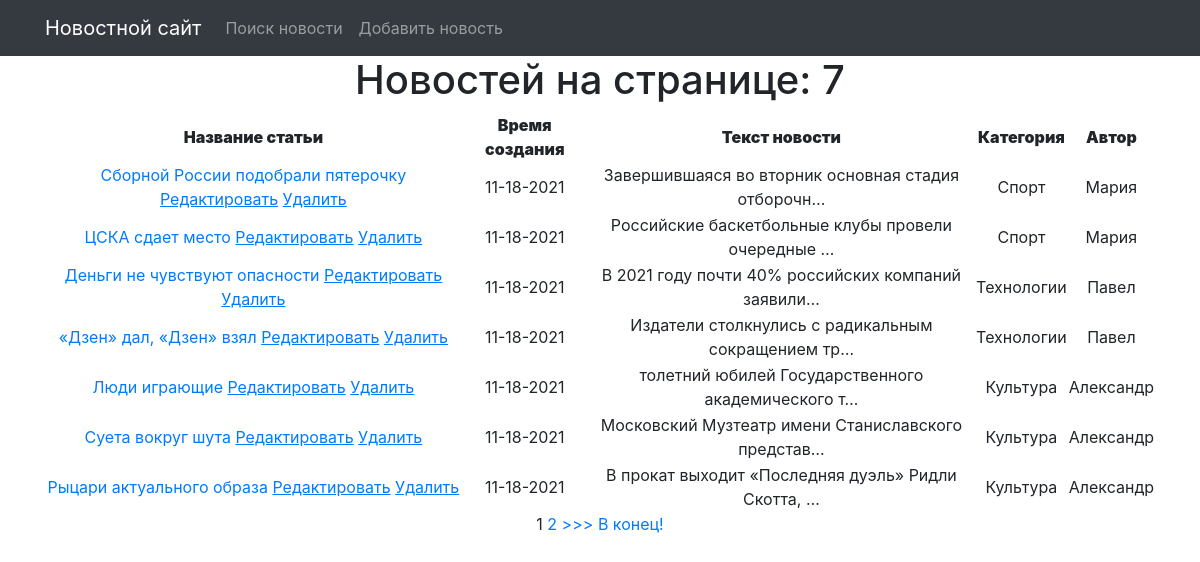
Page /news/ on the committed database.
### newsapp/models.py (models this page shows, shortened)
class News(models.Model):
    news_author = models.ForeignKey(Author, on_delete=models.CASCADE)
    news_create_time = models.DateTimeField(auto_now_add=True)
    news_text = models.TextField(default="None")
    name = models.CharField( max_length=100, unique=True)
    category = models.ForeignKey(
        to='Category',
        on_delete=models.CASCADE,
        related_name='all_news',
    )

class Category(models.Model):
    name = models.CharField(max_length=100, unique=True)

class Author(models.Model):
    author_user = models.OneToOneField(User, on_delete = models.CASCADE)
    author_rate = models.IntegerField(default=0)

### newsapp/views.py (the view, shortened to what this page needs)
# urls.py: path('', NewsList.as_view()),
class NewsList(ListView):
    model = News  # указываем модель
    template_name = 'news.html'  # указываем имя шаблона
    context_object_name = 'all_news'  # это имя списка
    ordering = ['-news_create_time']
    paginate_by = 7  # поставим постраничный вывод
    form_class = NewsForm  # добавляем форм класс, чтобы получать доступ к форме через метод POST
    def get_context_data(self, **kwargs):
        context = super().get_context_data(**kwargs)
        context['filter'] = NewsFilter(self.request.GET, queryset=self.get_queryset())
        context['categories'] = Category.objects.all()
        context['form'] = NewsForm()
        return context

### newsapp/templatetags/custom_filters.py (called while the page is built)
@register.filter(name='cenzor')
def censor(value):
    for word in censor_list:
        value = value.replace(word, '***') # замены слова на ***
    return value

### templates/news.html (shortened to what this page needs)
{% extends 'flatpages/default.html' %}
{% load custom_filters %}
{% block content %}
    <h1>Новостей на странице: {{ all_news|length }}</h1>
    {% if all_news %}
        <table>
        <thead>
            <th>
              <b> Название статьи </b>
            </th>
            <th>
               <b> Время создания </b>
            </th>
            <th>
                <b> Текст новости </b>
            </th>
            <th>
               <b> Категория </b>
            </th>
            <th>
               <b> Автор </b>
            </th>
        </thead>
            {% for news in all_news %}
            <tr>
            <td>
                <a href="{% url 'news_detail' news.id %}">{{ news.name|cenzor }}</a>
                <a href="{% url 'news_create' news.id %}"><u>Редактировать</u></a>
                <a href="{% url 'news_delete' news.id %}"><u> Удалить </u></a>
            </td>
            <td>
               {{ news.news_create_time|date:'m-d-Y' }}
            </td>
            <td>
               {{ news.news_text|cenzor|truncatechars:50 }}
            </td>
             <td>
               {{ news.category.name }}
            </td>
            <td>
              {{ news.news_author.author_user.username }}
            </td>
            </tr>
        {% endfor %}
        </table>
      {% if is_paginated %}
            {% for num in page_obj.paginator.page_range %}
                {% if page_obj.number == num %}
                    <a>{{ num }}</a>
                {% elif num > page_obj.number|add:'-2' and num < page_obj.number|add:'2' %}
                    <a href="?page={{ num }}">{{ num }}</a>
                {% endif %}
            {% endfor %}
            {% if page_obj.has_next %}
                <a href="?page={{ page_obj.next_page_number }}">>>></a>
                <a href="?page={{ page_obj.paginator.num_pages }}">В конец!</a>
            {% endif %}
        {% endif %}
    {% endif %}
{% endblock content %}

### templates/flatpages/default.html (shortened to what this page needs)
{% load static %}
<!DOCTYPE html>
<html lang="en">
<head>
  <link href="{% static 'vendor/bootstrap/css/bootstrap.min.css' %}" rel="stylesheet">
</head>
<body>
  <nav class="navbar navbar-expand-lg navbar-dark bg-dark static-top">
    <div class="container">
                <a class="navbar-brand" href="/news/">Новостной сайт</a>
                <div class="collapse navbar-collapse" id="navbarSupportedContent">
                           <ul class="navbar-nav ms-auto mb-2 mb-lg-0">
                               <li class="nav-item">
                                    <a class="nav-link" href="/news/search/">Поиск новости</a>
                               </li>
                                <li class="nav-item">
                                    <a class="nav-link" href="/news/create/">Добавить новость</a>
                               </li>
                            </ul>
                </div>
            </div>
  </nav>
  <div class="container">
    <div class="row">
      <div class="col-lg-12 text-center">
       {% block content %}{% endblock content %}
      </div>
    </div>
  </div>
</body>
</html>

### rows in the picture
News: name|cenzor "Сборной России подобрали пятерочку", news_create_time "11-18-2021", news_text|cenzor "Завершившаяся во вторник основная стадия отборочн…", category.name "Спорт", news_author.author_user.username "Мария"
News: name|cenzor "ЦСКА сдает место", news_create_time "11-18-2021", news_text|cenzor "Российские баскетбольные клубы провели очередные …", category.name "Спорт", news_author.author_user.username "Мария"
News: name|cenzor "Деньги не чувствуют опасности", news_create_time "11-18-2021", news_text|cenzor "В 2021 году почти 40% российских компаний заявили…", category.name "Технологии", news_author.author_user.username "Павел"
News: name|cenzor "«Дзен» дал, «Дзен» взял", news_create_time "11-18-2021", news_text|cenzor "Издатели столкнулись с радикальным сокращением тр…", category.name "Технологии", news_author.author_user.username "Павел"
News: name|cenzor "Люди играющие", news_create_time "11-18-2021", news_text|cenzor "толетний юбилей Государственного академического т…", category.name "Культура", news_author.author_user.username "Александр"
News: name|cenzor "Суета вокруг шута", news_create_time "11-18-2021", news_text|cenzor "Московский Музтеатр имени Станиславского представ…", category.name "Культура", news_author.author_user.username "Александр"
News: name|cenzor "Рыцари актуального образа", news_create_time "11-18-2021", news_text|cenzor "В прокат выходит «Последняя дуэль» Ридли Скотта, …", category.name "Культура", news_author.author_user.username "Александр"

### other values in the picture
{{ all_news|length }} "7"
{{ num }} "1"
{{ num }} "2"
